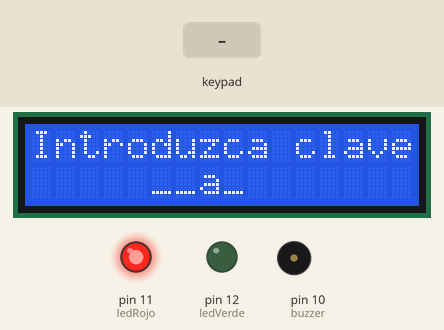
The sketch below on a simulated Arduino Uno, built with avr-gcc and run on an emulated ATmega328P. On the bench: 16×2 character LCD, output pins drawn as LEDs (lit = HIGH), buzzer (waves = sounding). The inputs (shaded band) are chosen by the test bench. What the sketch prints to the serial monitor is not drawn.

Above: at 1.2 s.
1.3 s: keypad keys 9 8 7 6 A pressed 0.4 s apart
At 3.8 s:
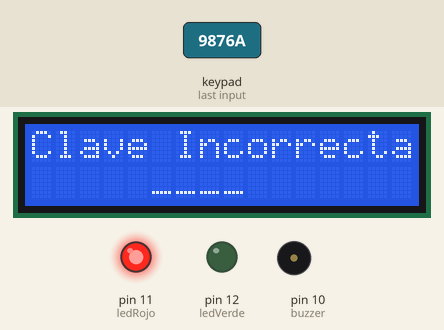
4.8 s: key '1' pressed
At 6.4 s:
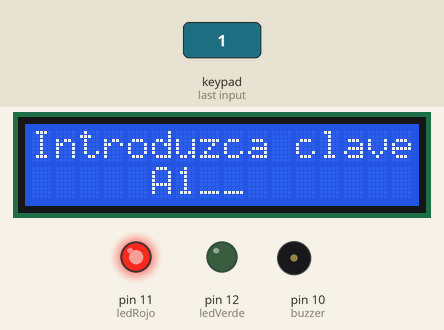
7.4 s: keypad keys 2 2 5 5 D pressed 0.4 s apart
At 11.9 s:
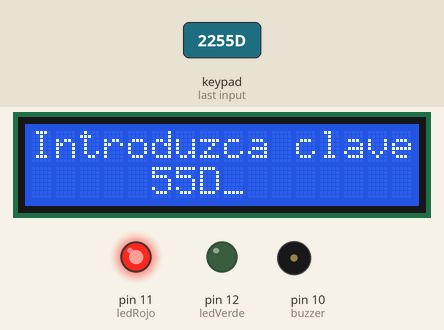
12.4 s: key '2' pressed
At 12.53 s:
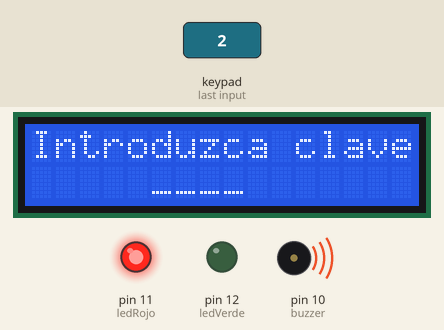
13.9 s: keypad keys 2 2 5 5 pressed 0.4 s apart
At 17.6 s:
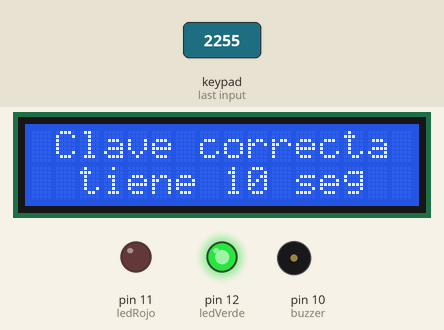
18.3 s: key 'A' pressed
At 23.4 s:
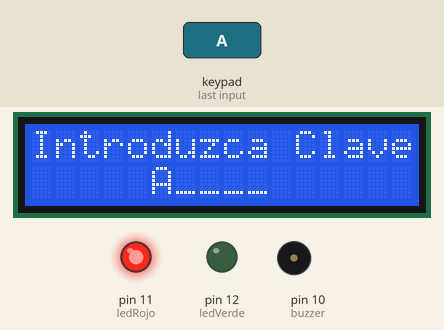
Timing chart, 0 to 24.3 s (numbered marks = the images above; inputs shaded):
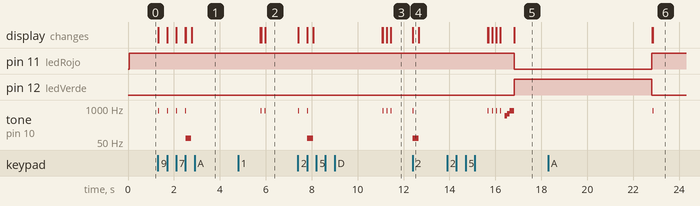

The sketch:

CerraduraElectronicaconAlarmasonora.ino
```cpp
// (licence header left out)
// Se incluyen Librerias a utilizar:

//Libreria para el teclado
#include <Keypad.h>
//Libreria para el LCD
#include <LiquidCrystal.h>


/*
   Conexión del LCD al arduino mediante sus pins analógicos:
	* Pin A0 del Arduino con RS(Register Select) del LCD
	* Pin A1 del Arduino con E(Enable) del LCD
	* Pin A2 del Arduino con DB4 del LCD
	* Pin A3 del Arduino con DB5 del LCD
	* Pin A4 del Arduino con DB6 del LCD
	* Pin A5 del Arduino con DB7 del LCD

   Conexión del KeyPad al Arduino mediante sus pines digitales:
    * Fila 1 del KeyPad con pin D9 del Arduino
    * Fila 2 del KeyPad con pin D8 del Arduino
    * Fila 3 del KeyPad con pin D7 del Arduino
    * Fila 4 del KeyPad con pin D6 del Arduino

    * Columna 1 del KeyPad con pin D5 del Ardui no
    * Columna 2 del KeyPad con pin D4 del Ardui no
    * Columna 3 del KeyPad con pin D3 del Arduino
    * Columna 4 del KeyPad con pin D2 del Arduino
*/

LiquidCrystal lcd (A0, A1, A2, A3, A4, A5);//Definimos los pines para la pantalla

//Matriz del KeyPad 4x4
const byte Filas = 4;  //Cuatro filas
const byte Cols = 4;   //Cuatro columnas
byte Pins_Filas[] = {9,8,7,6};//Pines de Arduino a las filasbyte
byte Pins_Cols[] = {5,4,3,2}; // Pines de Arduino a las columnas.
//no se utilizan los pines 1 y 0 para no interferir en Rx y Tx


//Definimos el teclado
char Teclas [ Filas ][ Cols ] =
 {
    {'1','2','3','A'},
    {'4','5','6','B'},
    {'7','8','9','C'},
    {'*','0','#','D'}
 };

const int CantDigClave = 4; //Tamaño de la clave
char codigoSecreto[CantDigClave] = {'2','2','5','5'}; // Aqui va el codigo secreto


int posicion=0;    // necesaria para la clave
int cursor=5;      // posicion inicial de la clave en el LCD
int clave=0;       // Valor para indicar que la clave es correcta, 0 = incorrecta, 1 = Correcta
int ledVerde=12;   // pin para el LED verde
int ledRojo=11;    // pin para el LED rojo
int buzzer=10;     // pin altavoz
int cont=0;		   // Contador de errores


  // Create the Keypad

  Keypad Teclado = Keypad(makeKeymap(Teclas), Pins_Filas, Pins_Cols, Filas, Cols);

  void setup()

  {
      Serial.begin(9600) ;
      lcd.begin(16,2);       // inicializamos el LCD.
      pinMode (ledVerde,OUTPUT);
      pinMode (ledRojo, OUTPUT);
      pinMode (buzzer, OUTPUT);
      digitalWrite(ledRojo,HIGH); // encendemos el LED rojo
      digitalWrite(ledVerde, LOW); // apagamos el verde
      lcd.setCursor(0,0);     // situamos el cursor el la posición 0 de la linea 0.
      lcd.print("Introduzca clave"); // escribimos en LCD
      lcd.setCursor(cursor,1); // cursor en la posicion de la variable, linea 1
      lcd.print("__a_"); // borramos de la pantalla los numeros
	  lcd.setCursor(cursor,1);
  }

  void loop()

  {
      char pulsacion = Teclado.getKey() ; // leemos pulsacion
      //lcd.setCursor(0, 1);
      if (pulsacion != 0) //Si el valor es 0 es que no se ha pulsado ninguna tecla
        { // descartamos almohadilla y asterisco
          if (pulsacion != '#' && pulsacion != '*' && clave==0)
           { lcd.print(pulsacion); // imprimimos pulsacion
             cursor++;             // incrementamos el cursor
             tone(buzzer,800);     // tono de pulsacion
             delay(10);
             noTone(buzzer);

      //--- Condicionales para comprobar la clave introducida -----------
      // comparamos entrada con cada uno de los digitos, uno a uno
      if (pulsacion == codigoSecreto[posicion])
          posicion ++; // aumentamos posicion si es correcto el digito

      if (posicion == CantDigClave)
       { // comprobamos que se han introducido los 4 digitos correctamente
         lcd.setCursor(0,0);      // situamos el cursor el la pos 0 de la linea 0.
         lcd.print(" Clave correcta ");// escribimos en LCD
         delay(200);
         // tono de clave correcta
         tone(buzzer,500);
         delay(100);
         noTone(buzzer);
         tone(buzzer,600);
         delay(100);
         noTone(buzzer);
         tone(buzzer,800);
         delay(200);
         noTone(buzzer);

         lcd.setCursor(0,1); // cursor en la posicion 0, linea 1
      	 lcd.print("  tiene 10 seg   ");
         clave=1; // indicamos que la clave es correcta
         digitalWrite(ledRojo,LOW); // apagamos el LED rojo
         digitalWrite(ledVerde, HIGH); // encendemos el verde

         delay(6000);//seteamos que esperara solo 6 segundos para volver a cerrar el sistema
         clave=0; // indicamos que se ha borrado la clave
         cursor=5;
         posicion=0;
         digitalWrite(ledVerde, LOW); // Apagamos el verde
         digitalWrite(ledRojo,HIGH); // Encendemos el LED rojo
      	 lcd.setCursor(0,0);     // situamos el cursor el la posición 0 de la linea 0.
      	 lcd.print("Introduzca Clave"); // escribimos en LCD
         lcd.setCursor(0,1); // cursor en la posicion 0, linea 1
      	 lcd.print("      ____       "); // borramos de la pantalla los numeros
         lcd.setCursor(5,1);
         cont=0;//reseteamos el contador de errores

     }

     //--- En el caso de que este incompleta o no hayamos acertado ----------
     if(cursor>8)        // comprobamos que no pase de la cuarta posicion
       {   cursor=5;     // lo volvemos a colocar al inicio
           posicion=0;           // borramos clave introducida
           lcd.setCursor(5,1);
           lcd.print("____");  // borramos la clave de la pantalla
           lcd.setCursor(5,1);
           if(clave==0)         // comprobamos que no hemos acertado
              { tone(buzzer,70,500); // para generar tono de error
                delay(250);
                noTone(buzzer);
                cont++;//Aumentamos contador de errores
                lcd.setCursor(0,0);     // situamos el cursor el la posición 0 de la linea 0.
      	 		lcd.print("Clave Incorrecta"); // escribimos en LCD
                delay(3000);//tiempo de espera de 3 segundos
         		lcd.setCursor(5,1); // cursor en la posicion 5, linea 1
                lcd.setCursor(0,0);     // situamos el cursor el la posición 0 de la linea 0.
      	 		lcd.print("Introduzca clave"); // escribimos en LCD
                lcd.setCursor(5,1); // cursor en la posicion 0, linea 1
              }

        Serial.println(cont);
        //Si acaso la cantidad de errores es igual a 3 se activará la alarma sonora
          if(cont==3)
        	{
             tone(buzzer,800,500);//Tono de Alarma
             cont=0;//reseteamos el contador de errores
        	}
        }
     }
   }

 //--- Condicionales para resetear clave introducida -------------
 if (pulsacion == '*')
     { // se debe presionar asterisco para borra los digitos ingresados
       posicion = 0;
       cursor = 5;
       clave=0;
       posicion=0;
       lcd.setCursor(0,0); // situamos el cursor el la posición 2 de la linea 0.
       lcd.print("Introduzca clave"); // escribimos en LCD
       lcd.setCursor(5,1);
       lcd.print("____"); // borramos de la pantalla los numeros
       lcd.setCursor(5,1);

       digitalWrite(ledRojo,HIGH); // encendemos el LED rojo
       digitalWrite(ledVerde, LOW); // apagamos el verde
    }
 }
```

Measured:
- after the input at 1.3 s, tone on pin 10 (buzzer): plays 800 Hz for 0.01 s, 800 Hz for 0.01 s, 800 Hz for 0.01 s, 800 Hz for 0.01 s, 70 Hz for 0.25 s, starting at once; the display: first changes at once (image 1 shows a later state)
- after the input at 4.8 s, the display: first differs from a run without the input after 1.2 s (image 2)
- after the input at 7.4 s, tone on pin 10 (buzzer): plays 800 Hz for 0.01 s, 800 Hz for 0.01 s, 70 Hz for 0.25 s, 800 Hz for 0.01 s, 800 Hz for 0.01 s, 800 Hz for 0.01 s, starting at once; the display: first changes at once (image 3 shows a later state)
- after the input at 12.4 s, tone on pin 10 (buzzer): silent → 800 Hz at once, → 70 Hz 0.01 s later, → silent 0.25 s later; the display: first changes at once (image 4 shows a later state)
- after the input at 13.9 s, pin 11 (ledRojo): HIGH → LOW after 2.9 s; pin 12 (ledVerde): LOW → HIGH after 2.9 s; the display: first differs from a run without the input after 1.8 s (image 5 shows a later state)
- after the input at 18.3 s, tone on pin 10 (buzzer): silent → 800 Hz after 4.5 s, → silent 0.01 s later; the display: first differs from a run without the input after 4.6 s (image 6)
